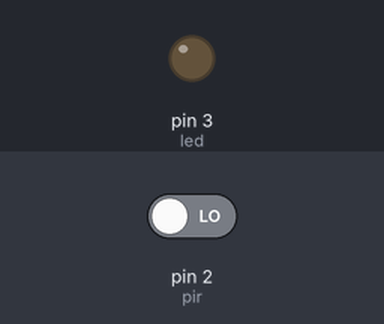
A sketch run on a simulated Arduino Uno, built with avr-gcc and run on an emulated ATmega328P. Parts: output pins drawn as LEDs (lit = HIGH). The inputs (shaded band) are chosen by the test bench; at power-on: pin 2 (pir) LOW.

Above: at 1.2 s.
1.3 s: pin 2 (pir) driven HIGH
At 2.5 s:
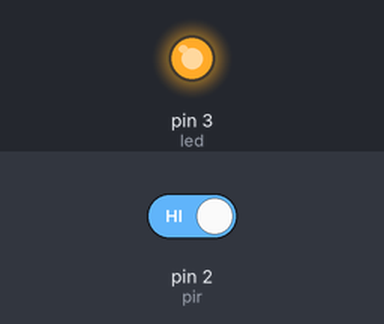
2.8 s: pin 2 (pir) driven LOW
At 3.8 s:
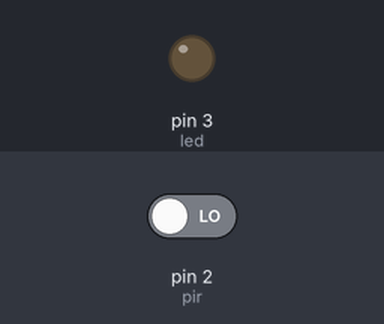
Timing chart, 0 to 5.8 s (numbered marks = the images above; inputs shaded):
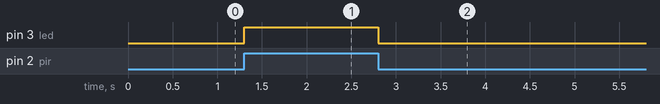

The sketch:

Sensor_PIR.ino
```cpp
int led =3;//declara pino 3 como led
int pir =2;//declara pino 2 como pir
void setup()//funçao de declaração
{
  pinMode(led,OUTPUT);//declara led como saida
  pinMode(pir,INPUT);//declara pir como entrada
}

void loop()//função de repetição
{
 if(digitalRead(pir)==HIGH)//se a leitura de pir for 1 faz
   digitalWrite(led,HIGH);//envia carga a led
  else//se a leitura de pir nao for 1
    digitalWrite(led,LOW);//retira carga de led
  delay(10);//pausa o programa por 10 milisegundo
}
```

Measured:
- after the input at 1.3 s, pin 3 (led): LOW → HIGH at once
- after the input at 2.8 s, pin 3 (led): HIGH → LOW at once
